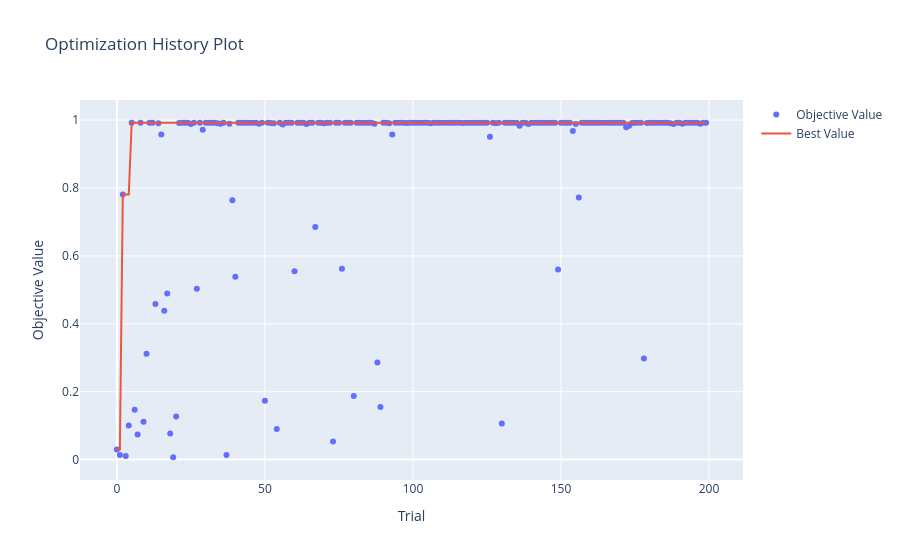
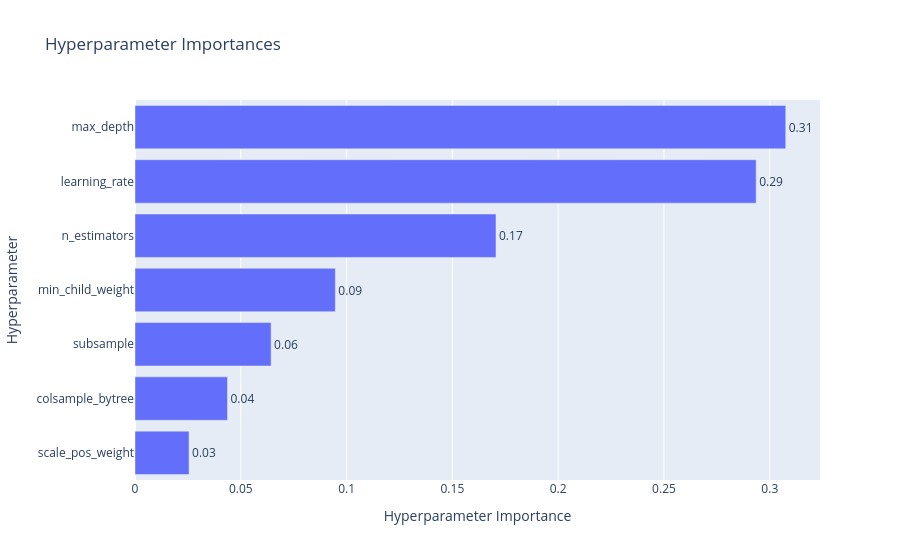
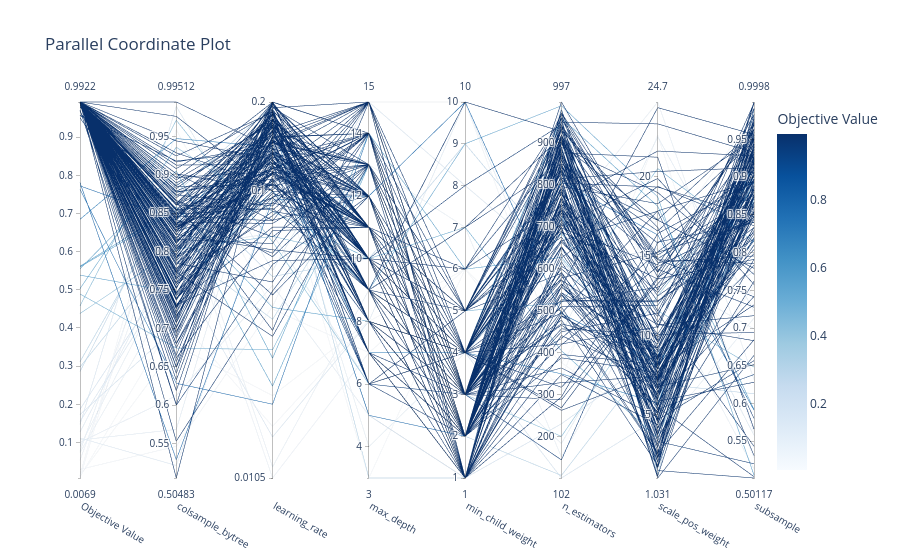

Notebook code for these charts, in order:
### Code cell
import optuna.visualization as vis
import plotly

fig1 = vis.plot_optimization_history(study)
fig1.show()

fig2 = vis.plot_param_importances(study)
fig2.show()

fig3 = vis.plot_parallel_coordinate(study)
fig3.show()

### Figure 1 — Plotly figure (JSON) as saved in the notebook; plotly's stock layout.template omitted (floating-point values rounded to 4 significant figures; data arrays with more than 128 entries replaced by an {"elided": "..."} marker saying what was removed)
{"data": [{"mode": "markers", "name": "Objective Value", "type": "scatter", "x": {"elided": "200 int values"}, "y": {"elided": "200 float values"}}, {"mode": "lines", "name": "Best Value", "type": "scatter", "x": {"elided": "200 int values"}, "y": {"elided": "200 float values"}}, {"marker": {"color": "#cccccc"}, "mode": "markers", "name": "Infeasible Trial", "showlegend": false, "type": "scatter", "x": [], "y": []}], "layout": {"title": {"text": "Optimization History Plot"}, "xaxis": {"title": {"text": "Trial"}}, "yaxis": {"title": {"text": "Objective Value"}}}}

### Figure 2 — Plotly figure (JSON) as saved in the notebook; plotly's stock layout.template omitted (floating-point values rounded to 4 significant figures)
{"data": [{"cliponaxis": false, "hovertemplate": ["scale_pos_weight (FloatDistribution): 0.02554045718632529<extra></extra>", "colsample_bytree (FloatDistribution): 0.043712340341526296<extra></extra>", "subsample (FloatDistribution): 0.06433317627221755<extra></extra>", "min_child_weight (IntDistribution): 0.09468608890820271<extra></extra>", "n_estimators (IntDistribution): 0.17061031841406019<extra></extra>", "learning_rate (FloatDistribution): 0.29356774865683855<extra></extra>", "max_depth (IntDistribution): 0.30754987022082975<extra></extra>"], "name": "Objective Value", "orientation": "h", "text": ["0.03", "0.04", "0.06", "0.09", "0.17", "0.29", "0.31"], "textposition": "outside", "type": "bar", "x": [0.02554, 0.04371, 0.06433, 0.09469, 0.1706, 0.2936, 0.3075], "y": ["scale_pos_weight", "colsample_bytree", "subsample", "min_child_weight", "n_estimators", "learning_rate", "max_depth"]}], "layout": {"title": {"text": "Hyperparameter Importances"}, "xaxis": {"title": {"text": "Hyperparameter Importance"}}, "yaxis": {"title": {"text": "Hyperparameter"}}}}

### Figure 3 — Plotly figure (JSON) as saved in the notebook; plotly's stock layout.template omitted (floating-point values rounded to 4 significant figures; data arrays with more than 128 entries replaced by an {"elided": "..."} marker saying what was removed)
{"data": [{"dimensions": [{"label": "Objective Value", "range": [0.006926, 0.9922], "values": {"elided": "200 float values"}}, {"label": "colsample_bytree", "range": [0.5048, 0.9951], "values": {"elided": "200 float values"}}, {"label": "learning_rate", "range": [-1.978, -0.6997], "ticktext": ["0.0105", "0.1", "0.2"], "tickvals": [-1.978, -1, -0.6997], "values": {"elided": "200 float values"}}, {"label": "max_depth", "range": [3, 15], "values": {"elided": "200 int values"}}, {"label": "min_child_weight", "range": [1, 10], "values": {"elided": "200 int values"}}, {"label": "n_estimators", "range": [102, 997], "values": {"elided": "200 int values"}}, {"label": "scale_pos_weight", "range": [1.031, 24.7], "values": {"elided": "200 float values"}}, {"label": "subsample", "range": [0.5012, 0.9998], "values": {"elided": "200 float values"}}], "labelangle": 30, "labelside": "bottom", "line": {"color": {"elided": "200 float values"}, "colorbar": {"title": {"text": "Objective Value"}}, "colorscale": [[0, "rgb(247,251,255)"], [0.125, "rgb(222,235,247)"], [0.25, "rgb(198,219,239)"], [0.375, "rgb(158,202,225)"], [0.5, "rgb(107,174,214)"], [0.625, "rgb(66,146,198)"], [0.75, "rgb(33,113,181)"], [0.875, "rgb(8,81,156)"], [1, "rgb(8,48,107)"]], "reversescale": false, "showscale": true}, "type": "parcoords"}], "layout": {"title": {"text": "Parallel Coordinate Plot"}}}
